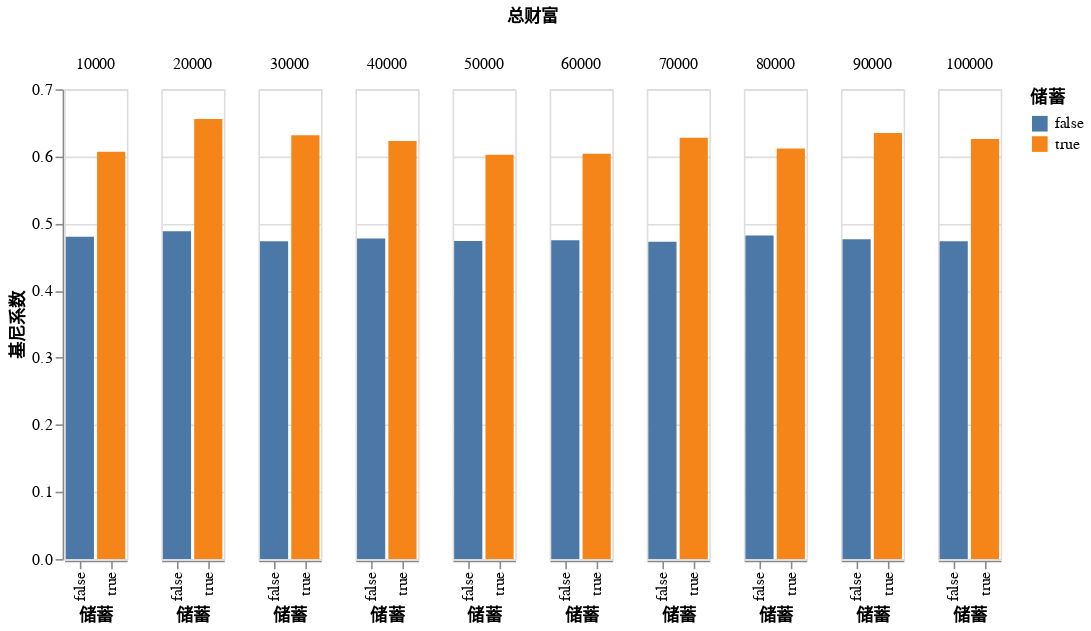

Notebook cell for this chart:
### Markdown cell above
第 2 题：如果我们不希望用散点图，而是打算用柱状图来描述相同的一组数据，像下图这样，该如何做？

### Code cell
#hide

alt.Chart(temp_df).mark_bar().encode(
alt.X("saving:N", title="储蓄"),
    alt.Y("gini:Q",title="基尼系数"),
    alt.Color("saving:N",title="储蓄"),
    alt.Column("total_money:Q", title="总财富")
)

### Figure 1 — Vega-Lite specification as saved in the notebook (floating-point values rounded to 4 significant figures)
{"config": {"view": {"continuousWidth": 400, "continuousHeight": 300}}, "data": {"name": "data-3e2e2129ed02b6df89045eaba2e82b67"}, "mark": "bar", "encoding": {"color": {"type": "nominal", "field": "saving", "title": "储蓄"}, "column": {"type": "quantitative", "field": "total_money", "title": "总财富"}, "x": {"type": "nominal", "field": "saving", "title": "储蓄"}, "y": {"type": "quantitative", "field": "gini", "title": "基尼系数"}}, "$schema": "https://vega.github.io/schema/vega-lite/v4.0.2.json", "datasets": {"data-3e2e2129ed02b6df89045eaba2e82b67": [{"total_money": 10000.0, "num_agents": 100, "saving": false, "gini": 0.4801}, {"total_money": 10000.0, "num_agents": 100, "saving": true, "gini": 0.6069}, {"total_money": 20000.0, "num_agents": 100, "saving": false, "gini": 0.4885}, {"total_money": 20000.0, "num_agents": 100, "saving": true, "gini": 0.6558}, {"total_money": 30000.0, "num_agents": 100, "saving": false, "gini": 0.4734}, {"total_money": 30000.0, "num_agents": 100, "saving": true, "gini": 0.6316}, {"total_money": 40000.0, "num_agents": 100, "saving": false, "gini": 0.4776}, {"total_money": 40000.0, "num_agents": 100, "saving": true, "gini": 0.623}, {"total_money": 50000.0, "num_agents": 100, "saving": false, "gini": 0.4737}, {"total_money": 50000.0, "num_agents": 100, "saving": true, "gini": 0.6023}, {"total_money": 60000.0, "num_agents": 100, "saving": false, "gini": 0.4751}, {"total_money": 60000.0, "num_agents": 100, "saving": true, "gini": 0.6038}, {"total_money": 70000.0, "num_agents": 100, "saving": false, "gini": 0.4727}, {"total_money": 70000.0, "num_agents": 100, "saving": true, "gini": 0.6279}, {"total_money": 80000.0, "num_agents": 100, "saving": false, "gini": 0.4822}, {"total_money": 80000.0, "num_agents": 100, "saving": true, "gini": 0.6116}, {"total_money": 90000.0, "num_agents": 100, "saving": false, "gini": 0.4764}, {"total_money": 90000.0, "num_agents": 100, "saving": true, "gini": 0.6348}, {"total_money": 100000.0, "num_agents": 100, "saving": false, "gini": 0.4736}, {"total_money": 100000.0, "num_agents": 100, "saving": true, "gini": 0.626}]}}
